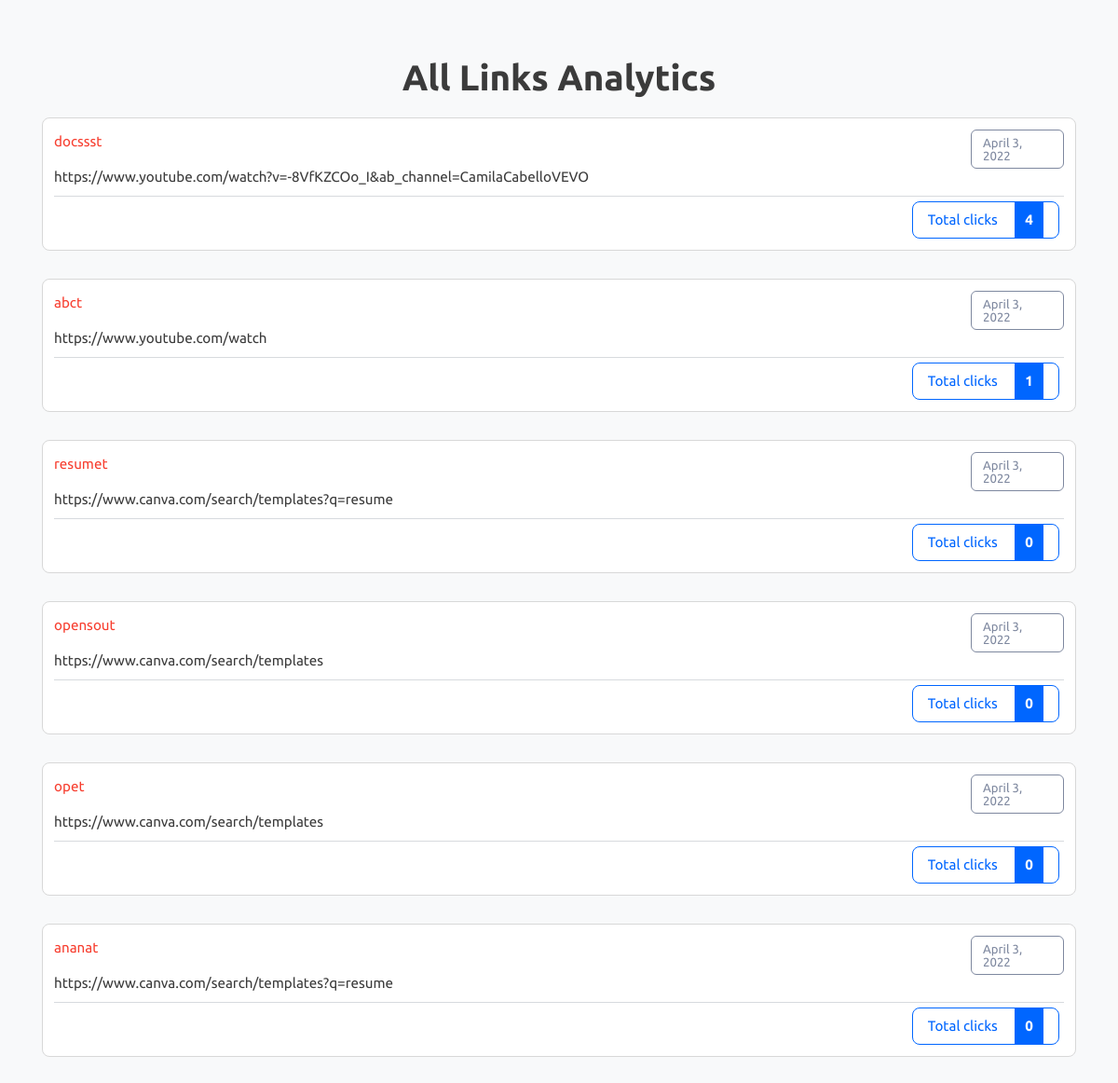
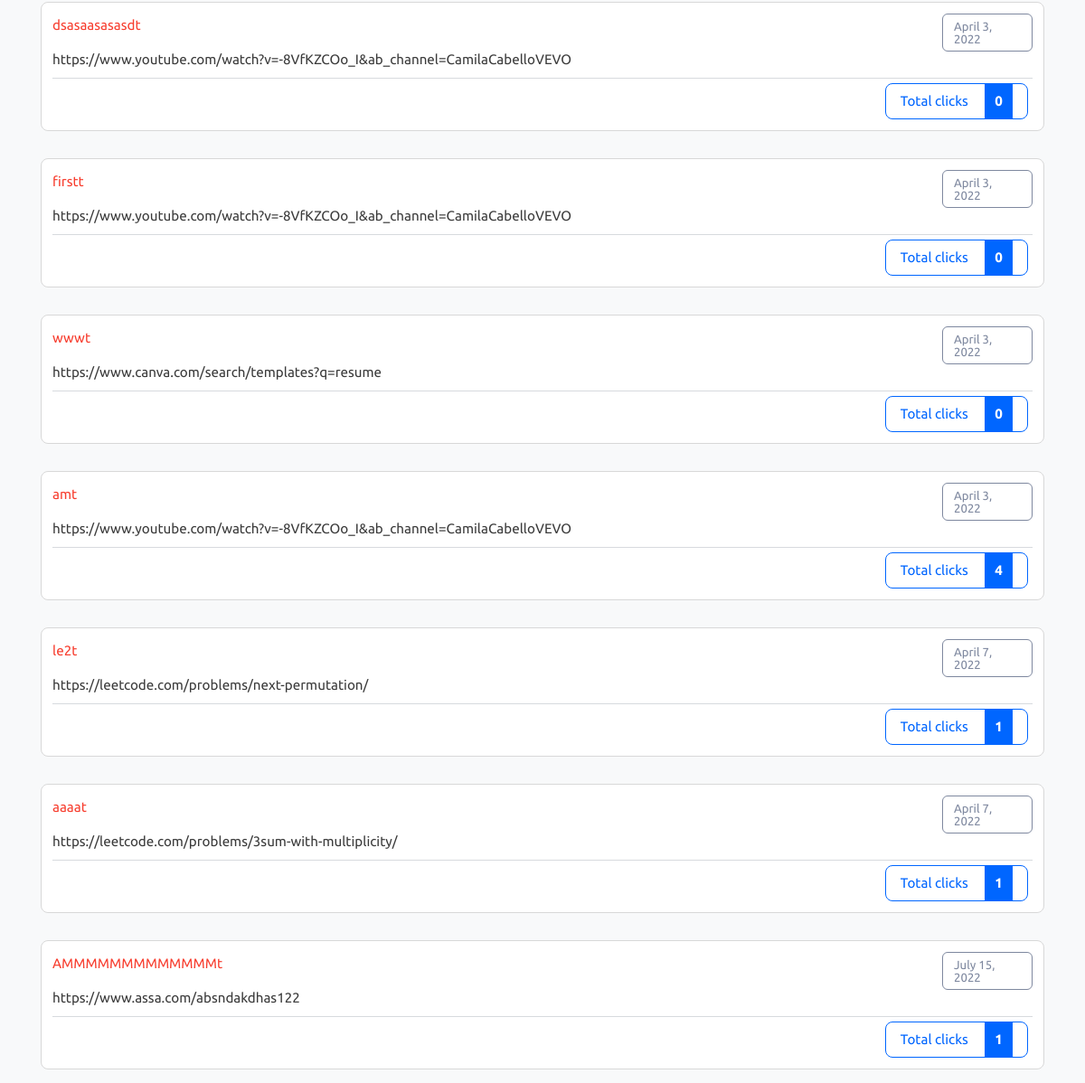
Page /all-analytics on the committed database (2 pictures, top to bottom).
### myapp/models.py (models this page shows)
class LongToShort(models.Model):
	long_url=models.URLField(max_length=250)
	short_url=models.CharField(max_length=50,unique=True)
	date=models.DateField(auto_now_add=True)
	clicks=models.IntegerField(default=0)

### myapp/views.py (the view)
# urls.py: path('all-analytics', views.all_analytics),
def all_analytics(request):
	rows = LongToShort.objects.all()
	context = {
		"rows": rows
	}
	return render(request, "all-analytics.html", context)

### myapp/templates/all-analytics.html (shortened to what this page needs)
{% load static %}
<!DOCTYPE html>
<html lang="en" class="">
<head>
	<link rel="stylesheet" href="{% static 'bootstrap.min.css' %}" type="text/css" media="screen">
	<link rel="stylesheet" href="{% static 'style.css' %}" type="text/css" media="screen">
</head>
<body class="pace-done lout_stats30">
	<main id="content" role="main" class="wyniki wyniki_all">
		<div class="container">
			<div class="row">
				<div class="col-12 page_log_in mt-0">
					<h2 class="h1" style="text-align: center;">All Links Analytics</h2>
				</div>
				{% for obj in rows %}
				<div class="url_options url_stats_o" id="1">
					<p class="data_link">{{ obj.date }}</p>
					<p class="url_link">
						{{ obj.long_url }}
					</p>
					<p id="link" class="link_element">
						<a href="/analytics/{{ obj.short_url }}" class="short_url_l" target="blank">
							{{ obj.short_url }}t</a>
					</p>
					<div class="stats_total btn-cutt click_stats btn_norm">
						<div>Total clicks <strong class="allClicks">{{ obj.clicks }}</strong></div>
					</div>
				</div>
				{% endfor %}
			</div>
		</div>
	</main>
</body>
</html>

### rows in the picture
LongToShort: date "April 3, 2022", long_url "https://www.youtube.com/watch?v=-8VfKZCOo_I&ab_channel=CamilaCabelloVEVO", short_url "docsss", clicks "4"
LongToShort: date "April 3, 2022", long_url "https://www.youtube.com/watch", short_url "abc", clicks "1"
LongToShort: date "April 3, 2022", long_url "https://www.canva.com/search/templates?q=resume", short_url "resume", clicks "0"
LongToShort: date "April 3, 2022", long_url "https://www.canva.com/search/templates", short_url "opensou", clicks "0"
LongToShort: date "April 3, 2022", long_url "https://www.canva.com/search/templates", short_url "ope", clicks "0"
LongToShort: date "April 3, 2022", long_url "https://www.canva.com/search/templates?q=resume", short_url "anana", clicks "0"
LongToShort: date "April 3, 2022", long_url "https://www.youtube.com/watch?v=-8VfKZCOo_I&ab_channel=CamilaCabelloVEVO", short_url "dsasaasasasd", clicks "0"
LongToShort: date "April 3, 2022", long_url "https://www.youtube.com/watch?v=-8VfKZCOo_I&ab_channel=CamilaCabelloVEVO", short_url "first", clicks "0"
LongToShort: date "April 3, 2022", long_url "https://www.canva.com/search/templates?q=resume", short_url "www", clicks "0"
LongToShort: date "April 3, 2022", long_url "https://www.youtube.com/watch?v=-8VfKZCOo_I&ab_channel=CamilaCabelloVEVO", short_url "am", clicks "4"
LongToShort: date "April 7, 2022", long_url "https://leetcode.com/problems/next-permutation/", short_url "le2", clicks "1"
LongToShort: date "April 7, 2022", long_url "https://leetcode.com/problems/3sum-with-multiplicity/", short_url "aaaa", clicks "1"
LongToShort: date "July 15, 2022", long_url "https://www.assa.com/absndakdhas122", short_url "AMMMMMMMMMMMMM", clicks "1"
